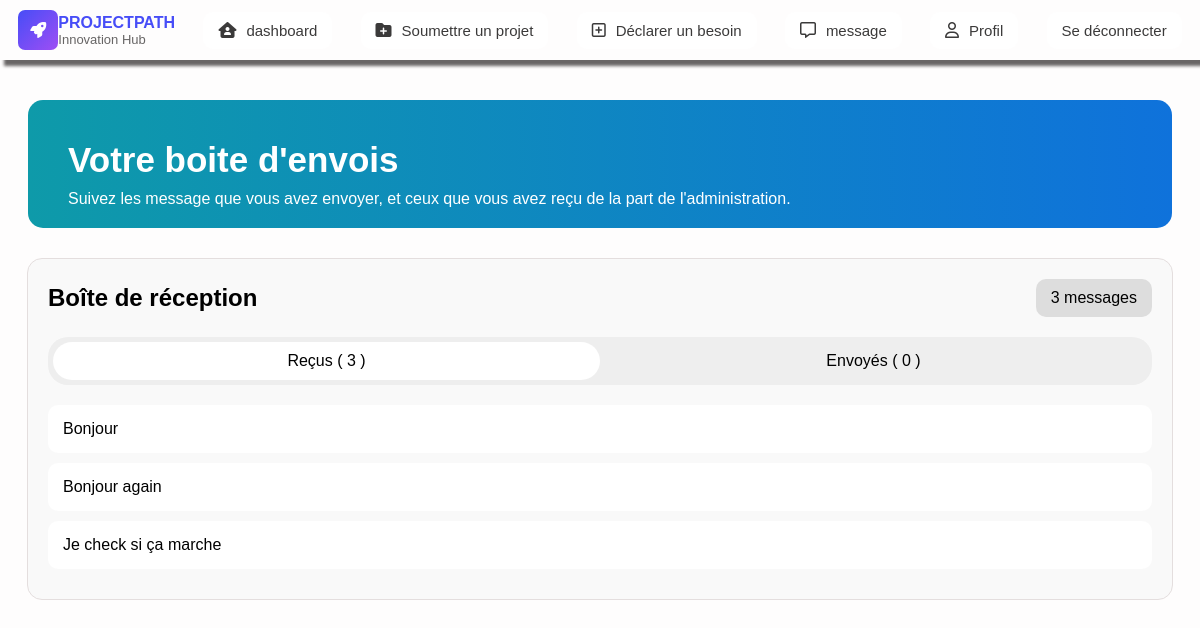
Before: /message/14 (signed in) with the older database file.
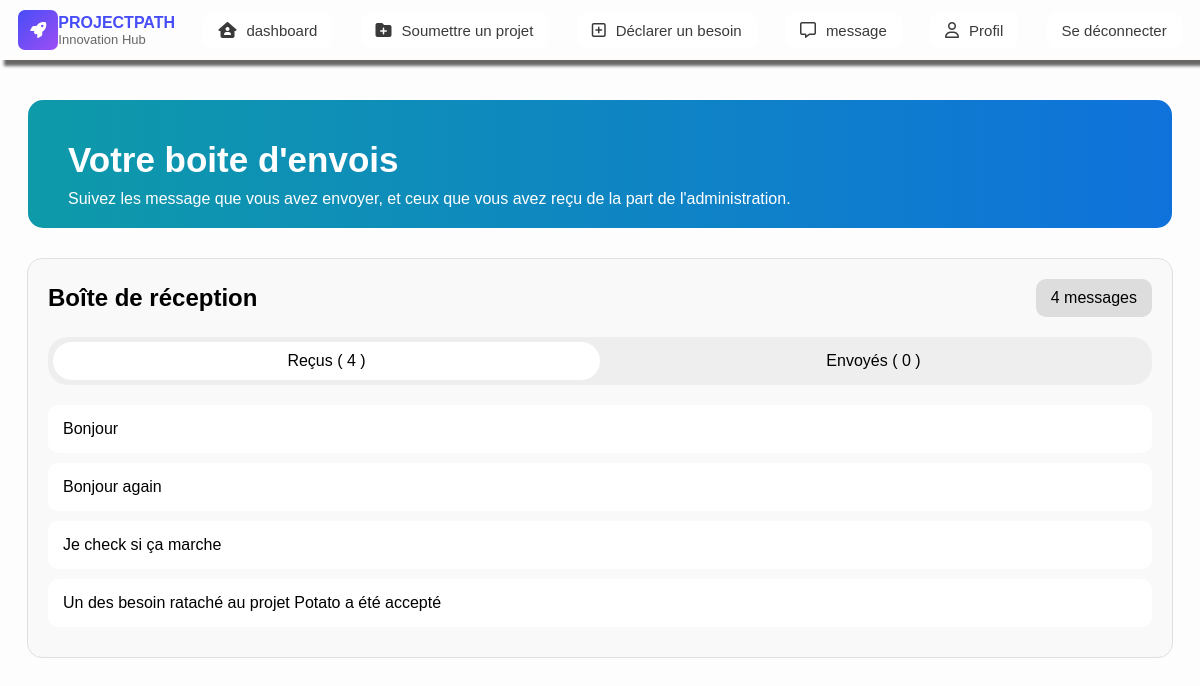
After: the same page with the newer database file.
### PP/models.py (models this page shows)
class message(models.Model):
    contenu = models.fields.CharField(max_length=1500)
    emetteur = models.ForeignKey(CompteEtudiant, on_delete= models.SET_NULL, null= True, related_name='messages_envoyes')
    receveur = models.ForeignKey(CompteEtudiant, on_delete= models.SET_NULL, null= True, related_name='messages_recu')
    project = models.ForeignKey(projet, on_delete = models.CASCADE, null = True, blank = True)
    request = models.ForeignKey(Besoin, on_delete= models.CASCADE, null =  True, blank = True)
    created_at = models.DateTimeField(auto_now_add=True)
    vu = models.fields.BooleanField(default = False)

### PP/views_message.py (the view)
# urls.py: path("message/<int:user_id>",views_message.message_student , name="message_etudiant"),
def message_student(request, user_id):
    if request.user.id != user_id:
        return redirect("logout")
    user = CompteEtudiant.objects.get(id = user_id)
    message_de_etudiant = contact.objects.filter(email = user.adresse_mail)
    nbr_message_de_etudiant =contact.objects.filter(email = user.adresse_mail).count()
    message_de_admin = message.objects.filter(receveur= user)
    nbr_message_de_admin = message.objects.filter(receveur= user).count()
    message_non_lu = message.objects.filter(vu = False)
    nbr_message_non_lu = message.objects.filter(vu = False).count()
    for m in message_non_lu:
        m.vu = True
        m.save()
    return render(request, "Student/Message/message.html", {"user_id": user_id, "message_admin": message_de_admin,
                                                            "message_etudiant": message_de_etudiant,
                                                            "nbr_admin":nbr_message_de_admin,
                                                            "nbr_etudiant":nbr_message_de_etudiant,
                                                            "nbr_message_non_vu": nbr_message_non_lu})

### PP/template/Student/Message/message.html (shortened to what this page needs)
{% load static %}
<!DOCTYPE html>
<html lang="en">
<head>
    <link rel="stylesheet" href="{% static 'css/message.css' %}">
    <link rel="stylesheet" href="https://cdnjs.cloudflare.com/ajax/libs/font-awesome/6.4.0/css/all.min.css">
</head>
<body>
    <nav>
        <div class="logo">
            <i class="fa-solid fa-rocket"></i>
            <div class="txt">
                <h4>PROJECTPATH</h4>
                <p>Innovation Hub</p>
            </div>
        </div>
        <div id="dash" class="same" data-page="{%url 'home' user_id%}">
            <i class="fa-solid fa-house-user"></i>
            <p>dashboard</p>
        </div>
        <div class="same" id="soumettre" data-page="{%url 'add_project' user_id%}">
            <i class="fa-solid fa-folder-plus"></i>
            <p>Soumettre un projet</p>
        </div>
        <div class="same" id="besoin" data-page="{%url 'add_request' user_id%}">
            <i class="fa-regular fa-square-plus"></i>
            <p>Déclarer un besoin</p>
        </div>
        <div class="same" id="message" data-page = "{%url 'message_etudiant' user_id%}">
            <i class="fa-regular fa-message"></i>
            <p href = "{%url 'message_etudiant' user_id%}">message</p>
        </div>
        <div class="same" id="profil" data-page="{%url 'user_details' user_id%}">
            <i class="fa-regular fa-user"></i>
            <p>Profil</p>
            </div>
         <div class="same" id="profil" data-page="{%url 'logout'%}">
                <p>Se déconnecter</p>
            </div>
    </nav>
         <div class="info">
        <h3>Votre boite d'envois</h3>
        <p>Suivez les message que vous avez envoyer, et ceux que vous avez reçu de la part de l'administration.</p>
    </div>
        <div class="container">
    <div class="header">
        <div>
            <h2>Boîte de réception</h2>
        </div>
        <div class="count">{{nbr_admin}} messages</div>
    </div>
    <div class="tabs">
        <div class="tab active" id="receivedTab">
            Reçus ( {{nbr_admin}} )
        </div>
        <div class="tab" id="sentTab">
            Envoyés ( {{nbr_etudiant}} )
        </div>
    </div>
    <div class="content">
        <div id="receivedBox">
            {%if not nbr_admin %}
                <h4>Vous n'avez reçu aucun messages.</h4>
            {%else%}
                {% for m in message_admin %}
                <div class="message">
                    <p>{{m.contenu}}</p>
                </div>
                {%endfor%}
            {%endif%}
        </div>
    </div>
</div>
</body>
</html>

Changed rows visible on the page:
added message: contenu "Un des besoin rataché au projet Potato a été accepté"
Other visible differences:
{{ nbr_admin }}: "3" → "4"
